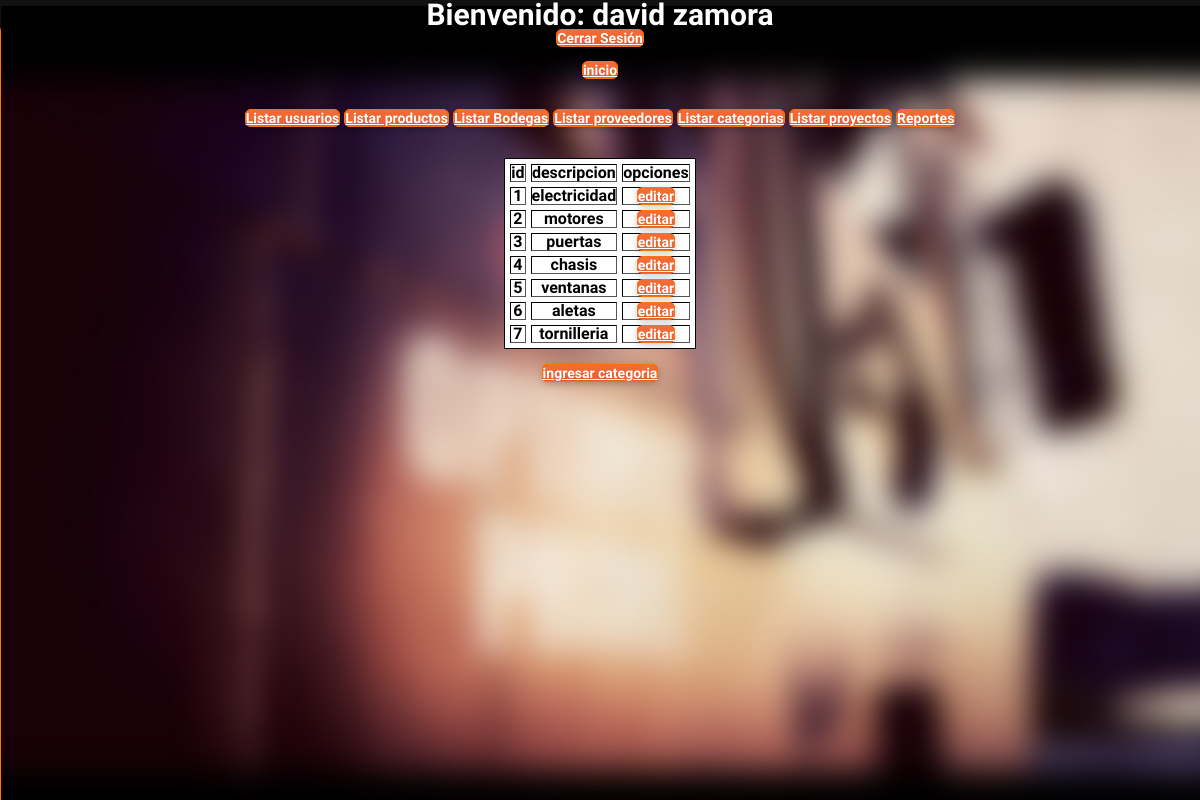
The app's page /listarCategorias.php (signed in) with its own data.
### tables this page shows
CREATE TABLE `categoria` (
  `id` int(11) NOT NULL AUTO_INCREMENT,
  `descripcion` varchar(45) NOT NULL,
  PRIMARY KEY (`id`)
);

### DAO/CategoriaDAO.php (called while the page is built, shortened)
<?php
	class CategoriaDAO{
		function listarCategorias(){
			$con = conexion::getConexion();
			$query = $con->query("SELECT * FROM categoria")->fetchAll(PDO::FETCH_OBJ);
			return $query;
		}
	}
 ?>

### listarCategorias.php (the view, shortened to what this page needs)
<?php
	require('DAO/CategoriaDAO.php');
	if(isset($_SESSION['rol']) || $_SESSION['rol'] === 1){
		$categoriaDAO = new CategoriaDAO();
		$listarCategorias = $categoriaDAO->listarCategorias();
 ?>
 <!DOCTYPE html>
 <html>
	 <head>
	 	<?php include("template/template.php"); ?>
	 </head>
	 <body>
 	<table  border="1" cellspacing="5" >
	 		<thead>
	 			<th>id</th>
	 			<th>descripcion</th>
	 			<th>opciones</th>
	 		</thead>
	 		<tbody>
	 			<?php foreach ($listarCategorias as $categoria): ?>
	 				<tr>
	 					<th><?php echo $categoria->id; ?></th>
	 					<th><?php echo $categoria->descripcion; ?></th>
	 					<th><a href="editarCategoria.php?idCategoria=<?php echo $categoria->id ?>">editar</a></th>
	 				</tr>
	 			<?php endforeach ?>
	 		</tbody>
	 	</table>
	 	<br>
	 	<a class="button" href="crearCategoria.php">ingresar categoria</a>
	 </body>
 </html>
<?php
		}
?>

### template/template.php (shortened to what this page needs)
<!DOCTYPE html>
<html lang="en" class="no-js">
    <head>
        <link rel="stylesheet" href="assets/css/reset.css">
        <link rel="stylesheet" href="assets/css/supersized.css">
        <link rel="stylesheet" href="assets/css/style.css">
    </head>
    <body>
        <?php
        if (isset($_SESSION['rol'])) {
         ?>
        <h1>Bienvenido: <?php echo $_SESSION['nombre']. " ". $_SESSION['apellido']?></h1>
        <a href="controllers/Logout.php">Cerrar Sesión</a><br><br>
        <a href="inicioJefeTaller.php">inicio</a><br><br><br>
        <a href="listarUsuarios.php" class="button">Listar usuarios</a>
        <a href="listarProductos.php" class="button">Listar productos</a>
        <a href="listarBodegas.php" class="button">Listar Bodegas</a>
        <a href="listarProveedores.php" class="button">Listar proveedores</a>
        <a href="listarCategorias.php" class="button">Listar categorias</a>
        <a href="listarProyectos.php" class="button">Listar proyectos</a>
        <a href="reportes.php" class="button">Reportes</a>
        <br><br><br>
    </body>
    <?php
}
     ?>
</html>

### assets/css/supersized.css (style rules this page uses)
* { margin:0; padding:0; }
body { background:#111; height:100%; }

### assets/css/style.css (style rules this page uses)
body { background: #f8f8f8; font-family: 'PT Sans', Helvetica, Arial, sans-serif; text-align: center; color: #fff; }
h1 { font-size: 30px; font-weight: 700; text-shadow: 0 1px 4px rgba(0,0,0,.2); }
button, a { cursor: pointer; width: 300px; height: 44px; margin-top: 25px; padding: 0; background: #ef4300; -moz-border-radius: 6px; -webkit-border-radius: 6px; border-radius: 6px; border: 1px solid #ff730e; -moz-box-shadow: 0 15px 30px 0 rgba(255,255,255,.25) inset, 0 2px 7px 0 rgba(0,0,0,.2); -webkit-box-shadow: 0 15px 30px 0 rgba(255,255,255,.25) inset, 0 2px 7px 0 rgba(0,0,0,.2); box-shadow: 0 15px 30px 0 rgba(255,255,255,.25) inset, 0 2px 7px 0 rgba(0,0,0,.2); font-family: 'PT Sans', Helvetica, Arial, sans-serif; font-size: 14px; font-weight: 700; color: #fff; text-shadow: 0 1px 2px rgba(0,0,0,.1); -o-transition: all .2s; -moz-transition: all .2s; -webkit-transition: all .2s; -ms-transition: all .2s; }

### records on screen
categoria: id "1", descripcion "electricidad"
categoria: id "2", descripcion "motores"
categoria: id "3", descripcion "puertas"
categoria: id "4", descripcion "chasis"
categoria: id "5", descripcion "ventanas"
categoria: id "6", descripcion "aletas"
categoria: id "7", descripcion "tornilleria"
